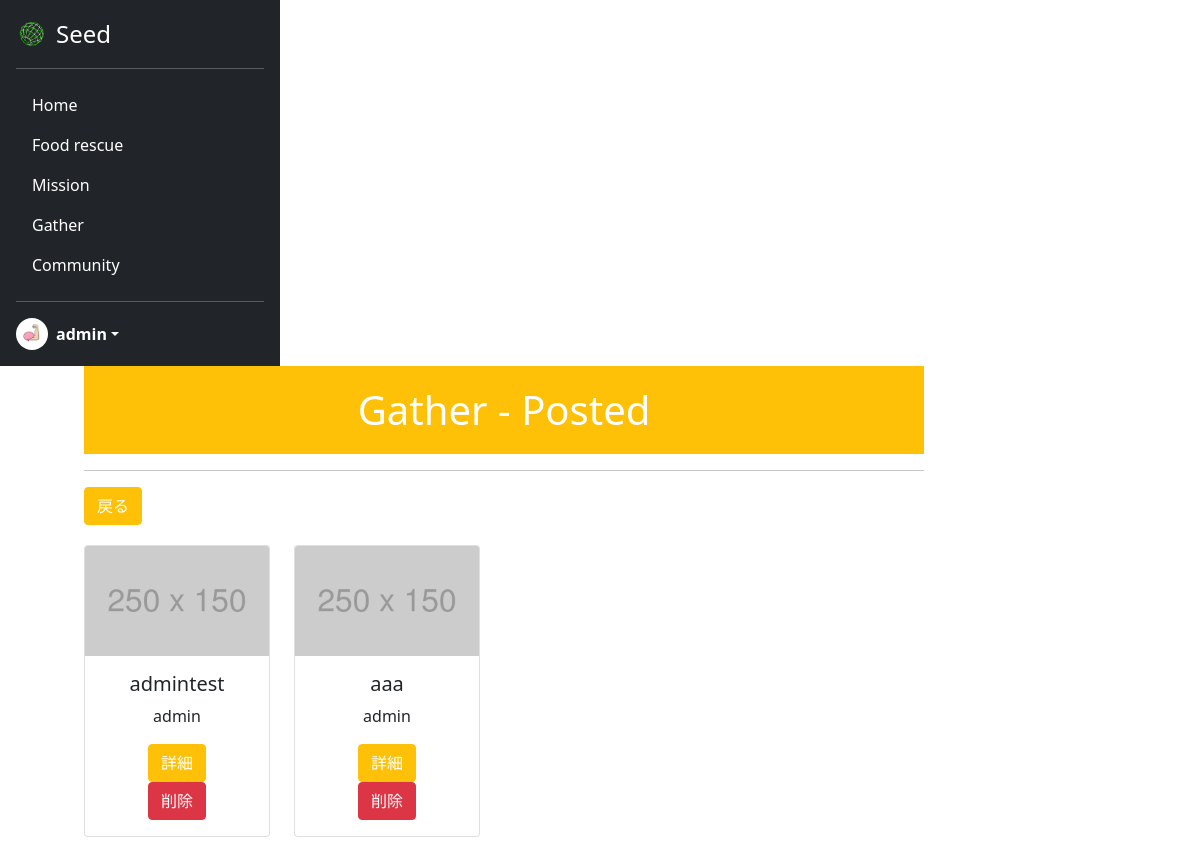
The app's page /mygather/ (signed in), older data.
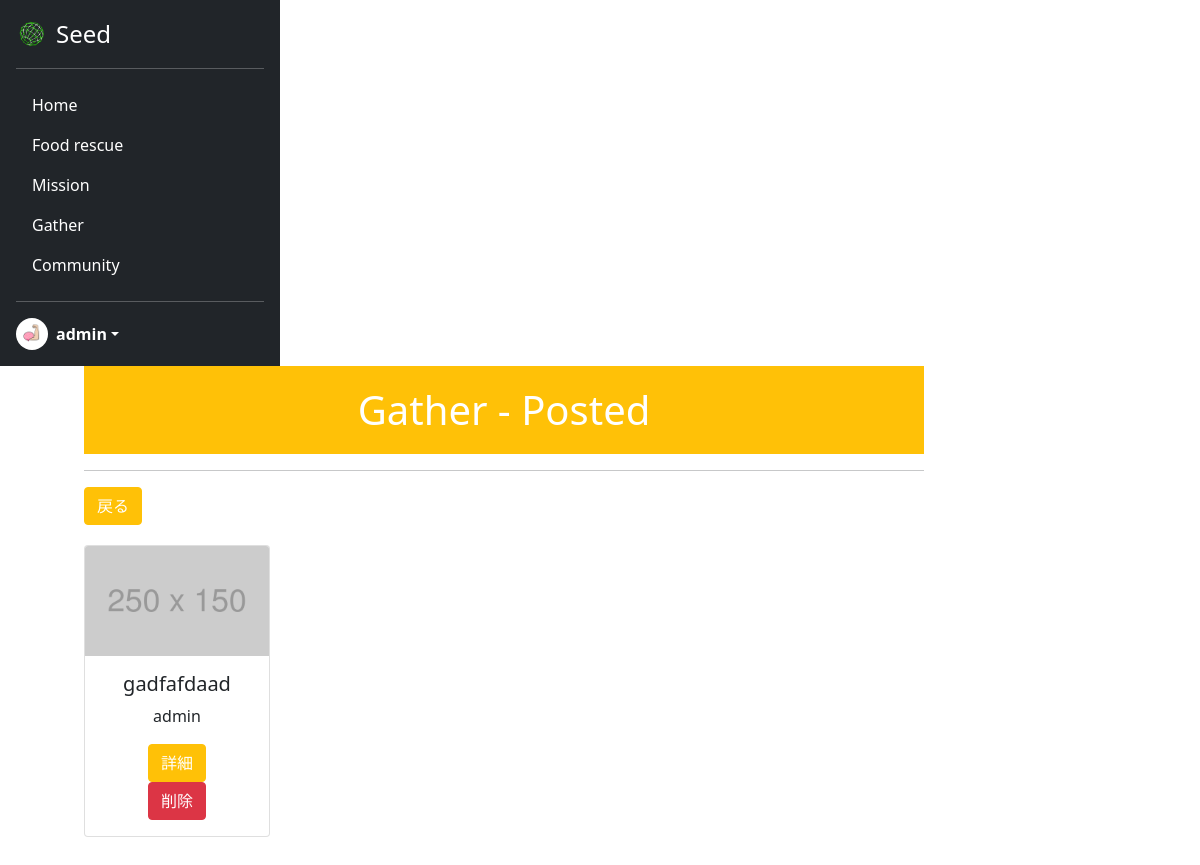
The same page, newer data.
### seed/models.py (models this page shows)
class Gather(models.Model):
    user_id = models.ForeignKey(CustomUser, verbose_name="募集主", on_delete=models.CASCADE)
    title = models.CharField(verbose_name="タイトル", max_length=100)
    prefecture = models.ForeignKey(Prefecture, verbose_name="都道府県", on_delete=models.CASCADE)
    access = models.CharField(verbose_name="アクセス", max_length=200)
    contact = models.CharField(verbose_name="連絡先", max_length=254)
    detail = models.TextField(verbose_name="詳細", max_length=300)
    create_at = models.DateTimeField(verbose_name="作成日時", auto_now_add=True)

### acount/models.py (models this page shows)
class CustomUser(AbstractUser):
    is_general = models.BooleanField(null=True ,default=True)
    is_active = models.BooleanField(null=True ,default=False)
    profile_pic = models.ImageField(upload_to='profile_pics', blank=True)

### seed/views.py (the view)
# urls.py: path('mygather/', views.MyGatherView.as_view(), name='mygather'),
class MyGatherView(ListView):
    template_name = 'mygather.html'
    model = Gather
    context_object_name = 'mygather_list'
    def get_queryset(self):
        return Gather.objects.filter(user_id=self.request.user)

### seed/templates/mygather.html (shortened to what this page needs)
{% extends 'mypagebase.html' %}
{% load static %}
{% block content %}
<div class="text-center">
    <h1 class="title" style="background: #ffc107; color:white;">Gather - Posted</h1>
    <hr>
    <div class="text-start" style="margin-bottom:20px;">
        <a href="{% url 'seed:gather' %}" class="btn btn-warning" style="color:white;">戻る</a>
    </div>
    {% if mygather_list %}
    <div class="row" style="height: 650px; width:100%; overflow-y: scroll;">
        {% for gather in mygather_list %}
        <div class="col-3">
            <div class="card" style="width: 100%;">
                <img src="{% static 'assets/img/mypage/damy.png' %}" class="card-img-top" alt="...">
                <div class="card-body">
                    <h5 class="card-title">{{gather.title}}</h5>
                    <p class="card-text">
                        {{gather.user_id.username}}
                    </p>
                    <a href="{% url 'seed:gather_detail' gather.pk %}" class="btn btn-warning" style="color:white;">詳細</a>
                    <form method="POST">
                        <a href="{% url 'seed:gather_delete' gather.pk %}" class="btn btn-danger" style="color:white;">削除</a>
                    </form>
                </div>
            </div>
        </div>
        {% endfor %}
    </div>
    {% else %}
    <h3>投稿している募集情報はありません</h3>
    {% endif %}
</div>
{% endblock %}

Row changes from the older to the newer data that the page shows:
removed Gather: title "admintest", user_id.username "admin"
removed Gather: title "aaa", user_id.username "admin"
added Gather: title "gadfafdaad", user_id.username "admin"
